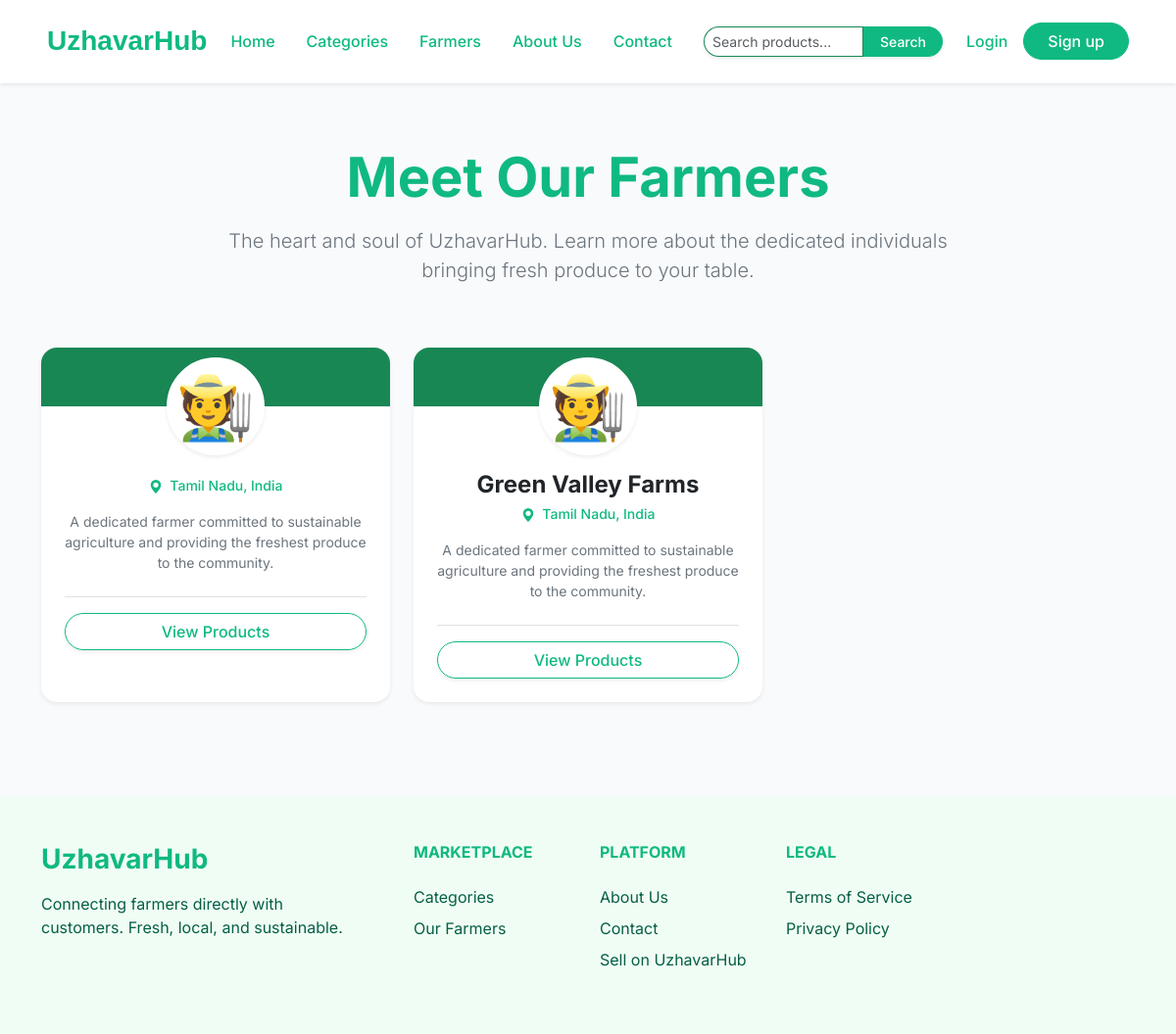
The page /marketplace/farmers/ on the database as committed earlier.
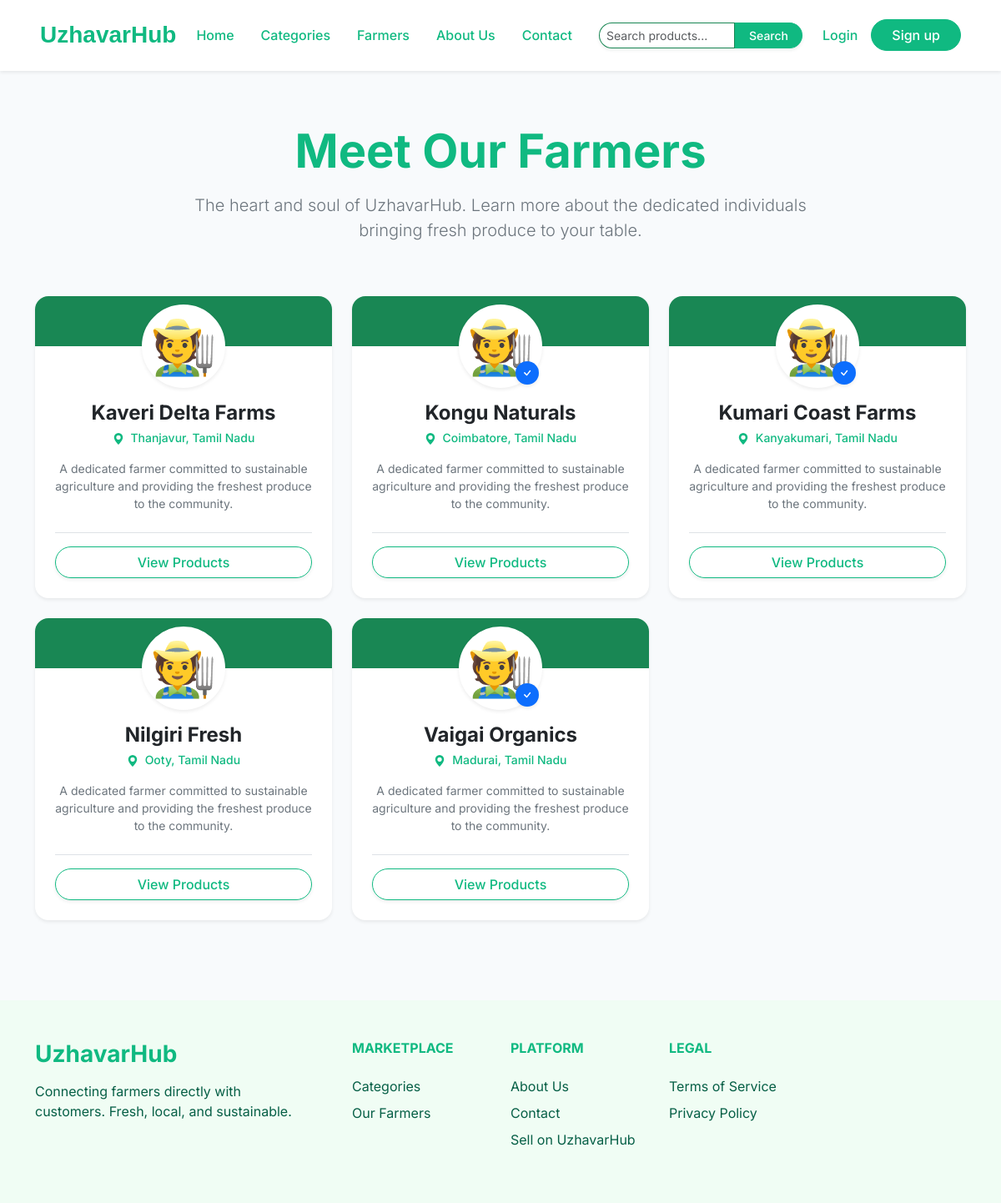
The same page on the database as committed later.
### accounts/models.py (models this page shows, shortened)
class FarmerProfile(models.Model):
    user = models.OneToOneField(User, on_delete=models.CASCADE, related_name='farmer_profile')
    farm_name = models.CharField(max_length=255)
    location = models.CharField(max_length=255)
    is_verified = models.BooleanField(default=False)

### marketplace/views.py (the view)
# urls.py: path('farmers/', views.farmer_list, name='farmer_list'),
def farmer_list(request):
    farmers = FarmerProfile.objects.all().order_by('farm_name')
    return render(request, 'marketplace/farmer_list.html', {'farmers': farmers, 'title': 'Our Farmers'})

### marketplace/templates/marketplace/farmer_list.html (shortened to what this page needs)
{% extends 'core/base.html' %}
{% load static %}
{% block content %}
<div class="container py-5">
    <div class="row mb-5 text-center">
        <div class="col-lg-8 mx-auto">
            <h1 class="display-4 fw-bold text-success mb-3">Meet Our Farmers</h1>
            <p class="lead text-secondary">The heart and soul of UzhavarHub. Learn more about the dedicated individuals bringing fresh produce to your table.</p>
        </div>
    </div>
    <div class="row row-cols-1 row-cols-md-2 row-cols-lg-3 g-4">
        {% for farmer in farmers %}
        <div class="col" id="farmer-{{ farmer.id }}">
            <div class="card h-100 border-0 shadow-sm rounded-4 overflow-hidden hover-lift position-relative">
                <div class="card-body p-4 pt-0 text-center">
                    <div class="bg-white rounded-circle shadow-sm d-inline-flex align-items-center justify-content-center mb-3 position-relative" style="width: 100px; height: 100px; margin-top: -50px; border: 4px solid #fff;">
                        <span class="display-3">🧑‍🌾</span>
                        {% if farmer.is_verified %}
                        <span class="position-absolute bottom-0 end-0 bg-primary text-white rounded-circle d-flex align-items-center justify-content-center shadow-sm" style="width: 28px; height: 28px;" title="Verified Farmer">
                            <svg xmlns="http://www.w3.org/2000/svg" width="16" height="16" fill="currentColor" class="bi bi-check" viewBox="0 0 16 16">
                                <path d="M10.97 4.97a.75.75 0 0 1 1.07 1.05l-3.99 4.99a.75.75 0 0 1-1.08.02L4.324 8.384a.75.75 0 1 1 1.06-1.06l2.094 2.093 3.473-4.425a.267.267 0 0 1 .02-.022z"/>
                            </svg>
                        </span>
                        {% endif %}
                    </div>
                    <h4 class="card-title fw-bold text-dark mb-1">{{ farmer.farm_name }}</h4>
                    <p class="text-success fw-medium small mb-3">
                        <svg xmlns="http://www.w3.org/2000/svg" width="14" height="14" fill="currentColor" class="bi bi-geo-alt-fill me-1" viewBox="0 0 16 16">
                            <path d="M8 16s6-5.686 6-10A6 6 0 0 0 2 6c0 4.314 6 10 6 10zm0-7a3 3 0 1 1 0-6 3 3 0 0 1 0 6z"/>
                        </svg>
                        {{ farmer.location|default:"Tamil Nadu, India" }}
                    </p>
                    <p class="card-text text-secondary small mb-4 flex-grow-1">
                        {{ farmer.bio|default:"A dedicated farmer committed to sustainable agriculture and providing the freshest produce to the community."|truncatechars:120 }}
                    </p>
                    <div class="mt-auto border-top pt-3">
                        <a href="{% url 'marketplace:product_list' %}" class="btn btn-outline-success rounded-pill px-4 shadow-sm w-100 fw-medium transition-all hover-fill">
                            View Products
                        </a>
                    </div>
                </div>
            </div>
        </div>
        {% empty %}
        <div class="col-12 text-center py-5">
            <div class="display-1 text-muted mb-4 opacity-50">🧑‍🌾</div>
            <h3 class="text-dark fw-bold mb-2">No farmers found</h3>
            <p class="text-secondary">We are currently onboarding our farmers. Please check back soon!</p>
        </div>
        {% endfor %}
    </div>
</div>
{% endblock %}

### core/templates/core/base.html (shortened to what this page needs)
{% load static %}
<!DOCTYPE html>
<html lang="en">
<head>
    <link href="https://cdn.jsdelivr.net/npm/bootstrap@5.3.0/dist/css/bootstrap.min.css" rel="stylesheet">
    <link rel="stylesheet" href="{% static 'css/styles.css' %}">
</head>
<body>
    {% block navbar %}
    <div class="fixed-top d-flex justify-content-center w-100" style="pointer-events: none;">
        <nav id="main-navbar" class="navbar navbar-expand-xl glass-nav py-3 shadow-sm" style="pointer-events: auto;">
        <div class="container-fluid px-4 px-lg-5">
            <a class="navbar-brand fw-bold text-success fs-3" href="/">UzhavarHub</a>
            <div class="collapse navbar-collapse justify-content-center" id="navbarNav">
                <ul class="navbar-nav gap-2 gap-xl-3 mx-auto">
                    <li class="nav-item">
                        {% if user.is_authenticated and user.role == 'FARMER' %}
                            <a class="nav-link text-success fw-medium text-nowrap" href="{% url 'farmer:dashboard' %}">Home</a>
                        {% else %}
                            <a class="nav-link text-success fw-medium text-nowrap" href="/">Home</a>
                        {% endif %}
                    </li>
                    {% if user.role != 'FARMER' %}
                    <li class="nav-item">
                        <a class="nav-link text-success fw-medium text-nowrap" href="{% url 'marketplace:category_list' %}">Categories</a>
                    </li>
                    <li class="nav-item">
                        <a class="nav-link text-success fw-medium text-nowrap" href="{% url 'marketplace:farmer_list' %}">Farmers</a>
                    </li>
                    {% endif %}
                    <li class="nav-item">
                        <a class="nav-link text-success fw-medium text-nowrap" href="#">About Us</a>
                    </li>
                    <li class="nav-item">
                        <a class="nav-link text-success fw-medium text-nowrap" href="#">Contact</a>
                    </li>
                </ul>
            </div>
            <div class="d-flex gap-2 gap-xl-3 align-items-center ms-lg-4">
                {% if request.resolver_match.app_name != 'farmer' %}
                <form action="{% url 'marketplace:product_list' %}" method="get" class="d-none d-lg-flex me-2 shadow-sm rounded-pill" style="max-width: 250px;">
                    <input type="text" name="q" class="form-control form-control-sm rounded-start-pill border-success" placeholder="Search products..." value="{{ request.GET.q }}">
                    <button type="submit" class="btn btn-sm btn-success rounded-end-pill px-3 fw-medium">Search</button>
                </form>
                {% endif %}
                {% if user.is_authenticated %}
                    {% if user.role == 'FARMER' %}
                        <a href="{% url 'farmer:dashboard' %}" class="btn btn-outline-success fw-medium px-3 text-nowrap rounded-pill">Farmer Portal</a>
                    {% endif %}
                    {% if user.role != 'FARMER' %}
                    <a href="{% url 'orders:history' %}" class="text-success text-decoration-none fw-medium me-3 text-nowrap">Orders</a>
                    <a href="{% url 'orders:view_cart' %}" id="cart-icon-btn" class="btn btn-light position-relative rounded-pill px-3 me-2">
                        🛒 Cart
                        <span id="cart-count-badge" class="position-absolute top-0 start-100 translate-middle badge rounded-pill bg-danger" {% if not user.cart.total_quantity %}style="display: none;"{% endif %}>
                            {{ user.cart.total_quantity|default:0 }}
                        </span>
                    </a>
                    {% endif %}
                    <span class="text-success-emphasis fw-medium text-nowrap" title="{{ user.username }}">Hi, {{ user.username|truncatechars:15 }}</span>
                    <form action="{% url 'accounts:logout' %}" method="post" class="d-inline m-0">
                        {% csrf_token %}
                        <button type="submit" class="btn btn-success fw-medium px-3 text-nowrap rounded-pill">Logout</button>
                    </form>
                {% else %}
                    <a href="{% url 'accounts:login' %}" class="text-success text-decoration-none fw-medium text-nowrap">Login</a>
                    <a href="{% url 'accounts:signup' %}" class="btn btn-success fw-medium px-4 text-nowrap rounded-pill">Sign up</a>
                {% endif %}
            </div>
            </div>
        </div>
    <div style="height: 100px;"></div>
    {% endblock navbar %}
    <main class="flex-grow-1">
        {% block content %}
        {% endblock content %}
    </main>
    {% block footer %}
    <footer class="footer-bg py-5 mt-5">
        <div class="container">
            <div class="row gy-4">
                <div class="col-lg-4 col-md-6">
                    <h3 class="fw-bold text-success mb-3">UzhavarHub</h3>
                    <p class="text-success-emphasis mb-0 pe-4">
                        Connecting farmers directly with customers. Fresh, local, and sustainable.
                    </p>
                </div>
                <div class="col-lg-2 col-md-6">
                    <h6 class="fw-bold text-success text-uppercase mb-4">Marketplace</h6>
                    <ul class="list-unstyled d-flex flex-column gap-2">
                        <li><a href="{% url 'marketplace:category_list' %}" class="text-success-emphasis text-decoration-none">Categories</a></li>
                        <li><a href="{% url 'marketplace:farmer_list' %}" class="text-success-emphasis text-decoration-none">Our Farmers</a></li>
                    </ul>
                </div>
                <div class="col-lg-2 col-md-6">
                    <h6 class="fw-bold text-success text-uppercase mb-4">Platform</h6>
                    <ul class="list-unstyled d-flex flex-column gap-2">
                        <li><a href="#" class="text-success-emphasis text-decoration-none">About Us</a></li>
                        <li><a href="#" class="text-success-emphasis text-decoration-none">Contact</a></li>
                        <li><a href="#" class="text-success-emphasis text-decoration-none">Sell on UzhavarHub</a></li>
                    </ul>
                </div>
                <div class="col-lg-2 col-md-6">
                    <h6 class="fw-bold text-success text-uppercase mb-4">Legal</h6>
                    <ul class="list-unstyled d-flex flex-column gap-2">
                        <li><a href="#" class="text-success-emphasis text-decoration-none">Terms of Service</a></li>
                        <li><a href="#" class="text-success-emphasis text-decoration-none">Privacy Policy</a></li>
                    </ul>
                </div>
            </div>
        </div>
    </footer>
    {% endblock footer %}
</body>
</html>

### core/static/css/styles.css (style rules this page uses)
:root { --uh-green: #10B981; --uh-green-dark: #059669; --uh-green-light: #f0fdf4; --uh-text: #065f46; }
body { font-family: 'Inter', sans-serif; display: flex; flex-direction: column; min-height: 100vh; }
.text-success { color: var(--uh-green) !important; }
.text-success-emphasis { color: var(--uh-text) !important; }
.btn-success { background-color: var(--uh-green); border-color: var(--uh-green); }
.btn-outline-success { color: var(--uh-green); border-color: var(--uh-green); }
.footer-bg { background-color: var(--uh-green-light); }

### core/templates/core/base.html (style rules this page uses)
body { font-family: 'Inter', sans-serif; background-color: #f8fafc; }
.navbar-brand { font-family: 'Outfit', sans-serif; }
.glass-nav { background: rgba(255, 255, 255, 0.95); backdrop-filter: blur(16px); -webkit-backdrop-filter: blur(16px); border-bottom: 1px solid rgba(255, 255, 255, 0.2); transition: all 0.4s ease-in-out !important; z-index: 1030; margin: 0 auto; border-radius: 0; width: 100%; max-width: 100%; }
@media (min-width: 1200px) { .navbar-collapse { transition: all 0.3s ease; } }

### marketplace/templates/marketplace/farmer_list.html (style rules this page uses)
.hover-lift { transition: transform 0.3s cubic-bezier(0.175, 0.885, 0.32, 1.275), box-shadow 0.3s ease; }
.hover-fill { transition: all 0.3s ease; }

Rows that differ between the two databases and show on the page:
changed FarmerProfile: farm_name (not shown) → "Kaveri Delta Farms"; location "Tamil Nadu, India" → "Thanjavur, Tamil Nadu"
added FarmerProfile: is_verified True (drawn), farm_name "Kongu Naturals", location "Coimbatore, Tamil Nadu", bio "A dedicated farmer committed to sustainable agriculture and providing the freshest produce to the community."
added FarmerProfile: is_verified True (drawn), farm_name "Kumari Coast Farms", location "Kanyakumari, Tamil Nadu", bio "A dedicated farmer committed to sustainable agriculture and providing the freshest produce to the community."
added FarmerProfile: farm_name "Nilgiri Fresh", location "Ooty, Tamil Nadu", bio "A dedicated farmer committed to sustainable agriculture and providing the freshest produce to the community."
changed FarmerProfile: is_verified False → True (drawn); farm_name "Green Valley Farms" → "Vaigai Organics"; location "Tamil Nadu, India" → "Madurai, Tamil Nadu"
